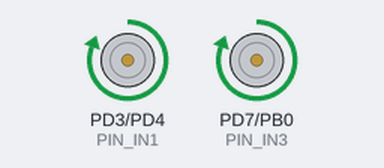
Recording of a program running on a simulated ATmega328P, built with avr-gcc and emulated at 16 MHz. Shown: motor-driver pin pairs drawn as motors (green arrow = first pin HIGH = forward, orange = second pin HIGH = backward, longer = more drive).

Above: at 1.0 s.
At 4.0 s:
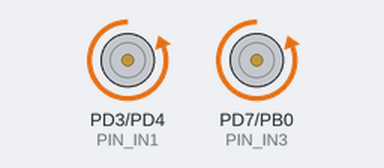
At 6.5 s:
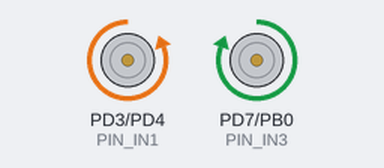
At 9.5 s:
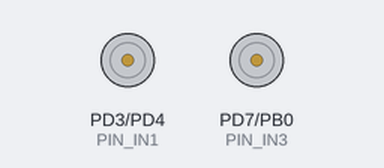
Timing chart, 0 to 13.0 s (numbered marks = the images above):
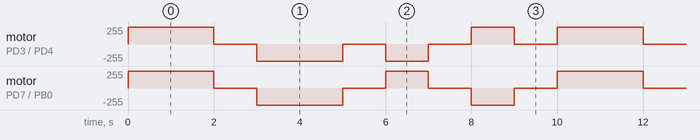

Measured:
- by itself, motor on PD3 (PIN_IN1) / PD4 (PIN_IN2): repeats every 10.0 s: stopped 1.0 s, backward 255/255 2.0 s, stopped 1.0 s, backward 255/255 1.0 s, stopped 1.0 s, forward 255/255 1.0 s, stopped 1.0 s, forward 255/255 2.0 s
- by itself, motor on PD7 (PIN_IN3) / PB0 (PIN_IN4): repeats every 10.0 s: stopped 1.0 s, backward 255/255 2.0 s, stopped 1.0 s, forward 255/255 1.0 s, stopped 1.0 s, backward 255/255 1.0 s, stopped 1.0 s, forward 255/255 2.0 s

The program:

main.c
```c
#define F_CPU 16000000UL
#include <util/delay.h>
#include "motor.h"
int main(void) {
    motor_init();
    while(1) {
        motor_forward(); _delay_ms(2000);
        motor_stop(); _delay_ms(1000);
        motor_backward(); _delay_ms(2000);
        motor_stop(); _delay_ms(1000);
        motor_turn_left(); _delay_ms(1000);
        motor_stop(); _delay_ms(1000);
        motor_turn_right(); _delay_ms(1000);
        motor_stop(); _delay_ms(1000);
    }
}
```

motor.c
```c
// Motor direction driver (L298N-style IN1-IN4 pin scheme)
// motor.c - Implementation
#include "motor.h"
#include "gpio.h"

// Pin assignments for the IN1-IN4 direction scheme
#define MOTOR_PORT_D    GPIO_PORT_D
#define MOTOR_PORT_B    GPIO_PORT_B

// Direction Pins
#define PIN_IN1         3   // PD3 (Left A)
#define PIN_IN2         4   // PD4 (Left B)
#define PIN_IN3         7   // PD7 (Right A)
#define PIN_IN4         0   // PB0 (Right B)

void motor_init(void) {
    // Configure all direction pins as OUTPUT
    gpio_set_direction(MOTOR_PORT_D, PIN_IN1, GPIO_PIN_OUTPUT);
    gpio_set_direction(MOTOR_PORT_D, PIN_IN2, GPIO_PIN_OUTPUT);
    gpio_set_direction(MOTOR_PORT_D, PIN_IN3, GPIO_PIN_OUTPUT);
    gpio_set_direction(MOTOR_PORT_B, PIN_IN4, GPIO_PIN_OUTPUT);

    // Initialize motors to STOP (Coast) state
    motor_stop();
}

void motor_forward(void) {
    // Left Motor Forward (IN1=High, IN2=Low)
    gpio_write(MOTOR_PORT_D, PIN_IN1, GPIO_PIN_HIGH);
    gpio_write(MOTOR_PORT_D, PIN_IN2, GPIO_PIN_LOW);

    // Right Motor Forward (IN3=High, IN4=Low)
    gpio_write(MOTOR_PORT_D, PIN_IN3, GPIO_PIN_HIGH);
    gpio_write(MOTOR_PORT_B, PIN_IN4, GPIO_PIN_LOW);
}

void motor_backward(void) {
    // Left Motor Backward (IN1=Low, IN2=High)
    gpio_write(MOTOR_PORT_D, PIN_IN1, GPIO_PIN_LOW);
    gpio_write(MOTOR_PORT_D, PIN_IN2, GPIO_PIN_HIGH);

    // Right Motor Backward (IN3=Low, IN4=High)
    gpio_write(MOTOR_PORT_D, PIN_IN3, GPIO_PIN_LOW);
    gpio_write(MOTOR_PORT_B, PIN_IN4, GPIO_PIN_HIGH);
}

void motor_turn_left(void) {
    // Left Motor Backward
    gpio_write(MOTOR_PORT_D, PIN_IN1, GPIO_PIN_LOW);
    gpio_write(MOTOR_PORT_D, PIN_IN2, GPIO_PIN_HIGH);

    // Right Motor Forward
    gpio_write(MOTOR_PORT_D, PIN_IN3, GPIO_PIN_HIGH);
    gpio_write(MOTOR_PORT_B, PIN_IN4, GPIO_PIN_LOW);
}

void motor_turn_right(void) {
    // Left Motor Forward
    gpio_write(MOTOR_PORT_D, PIN_IN1, GPIO_PIN_HIGH);
    gpio_write(MOTOR_PORT_D, PIN_IN2, GPIO_PIN_LOW);

    // Right Motor Backward
    gpio_write(MOTOR_PORT_D, PIN_IN3, GPIO_PIN_LOW);
    gpio_write(MOTOR_PORT_B, PIN_IN4, GPIO_PIN_HIGH);
}

void motor_stop(void) {
    // All Low (Coast)
    gpio_write(MOTOR_PORT_D, PIN_IN1, GPIO_PIN_LOW);
    gpio_write(MOTOR_PORT_D, PIN_IN2, GPIO_PIN_LOW);
    gpio_write(MOTOR_PORT_D, PIN_IN3, GPIO_PIN_LOW);
    gpio_write(MOTOR_PORT_B, PIN_IN4, GPIO_PIN_LOW);
}
```

motor.h
```c
// Motor direction driver (L298N-style IN1-IN4 pin scheme)
// motor.h - Public API for the motor driver
#ifndef MOTOR_H
#define MOTOR_H
void motor_init(void);
void motor_forward(void);
void motor_backward(void);
void motor_turn_left(void);
void motor_turn_right(void);
void motor_stop(void);
#endif
```

gpio.c
```c
#include "gpio.h"

// Helper arrays to map enum to actual registers
static volatile uint8_t* ddr_registers[] = {&DDRB, &DDRC, &DDRD};
static volatile uint8_t* port_registers[] = {&PORTB, &PORTC, &PORTD};
static volatile uint8_t* pin_registers[] = {&PINB, &PINC, &PIND};

void gpio_set_direction(GpioPort_t port, uint8_t pin_num, GpioDirection_t direction) {
    if (direction == GPIO_PIN_OUTPUT) {
        *ddr_registers[port] |= (1 << pin_num);
    } else {
        *ddr_registers[port] &= ~(1 << pin_num);
    }
}

void gpio_write(GpioPort_t port, uint8_t pin_num, GpioValue_t value) {
    // Use the PORTx register (from port_registers) to drive the pin HIGH or LOW
    if (value == GPIO_PIN_HIGH) {
        *port_registers[port] |= (1 << pin_num);   // set bit → drive pin HIGH
    } else {
        *port_registers[port] &= ~(1 << pin_num);  // clear bit → drive pin LOW
    }
    // 'port_registers' array and perform bitwise operations to set
    // the pin HIGH or LOW based on the 'value' parameter.
}

void gpio_set_pullup(GpioPort_t port, uint8_t pin_num, uint8_t enable) {
    // Enabling a pull-up is the same as writing HIGH to an input pin.
    if(enable){
        *port_registers[port] |= (1 << pin_num); // enable pull-up
    } else{
        *port_registers[port] &= ~(1 << pin_num); // disable pull-up
    }
    gpio_write(port, pin_num, enable ? GPIO_PIN_HIGH : GPIO_PIN_LOW);
}

GpioValue_t gpio_read(GpioPort_t port, uint8_t pin_num) {
    // This function use the correct register from the
    // 'pin_registers' array. Read the register's value, check if the
    // specific bit for 'pin_num' is set, and return GPIO_PIN_HIGH or GPIO_PIN_LOW.
    // =============================================================================
    // Read the current logic level of the specified pin:
    // 1. Access the correct PINx register via pin_registers[port].
    // 2. Apply a bit mask (1 << pin_num) to isolate the target pin.
    // 3. If the bit is set → return GPIO_PIN_HIGH, else → return GPIO_PIN_LOW.
    if (*pin_registers[port] & (1 << pin_num)) {
        return GPIO_PIN_HIGH;
    } else {
        return GPIO_PIN_LOW;
    }

    //            ----- Short-hand version of if-else block above -----
    // return (*pin_registers[port] & (1 << pin_num)) ? GPIO_PIN_HIGH : GPIO_PIN_LOW;
    // ------------------------------------------------------------------------------
}
```

gpio.h
```c
// Header guard to prevent multiple inclusions
#ifndef GPIO_H
#define GPIO_H

#include <avr/io.h>

// --- Type Definitions for Readability ---
typedef enum { GPIO_PORT_B, GPIO_PORT_C, GPIO_PORT_D } GpioPort_t;
typedef enum { GPIO_PIN_INPUT, GPIO_PIN_OUTPUT } GpioDirection_t;
typedef enum { GPIO_PIN_LOW, GPIO_PIN_HIGH } GpioValue_t;

// --- Function Prototypes (Public API) ---
void gpio_set_direction(GpioPort_t port, uint8_t pin_num, GpioDirection_t direction);
void gpio_set_pullup(GpioPort_t port, uint8_t pin_num, uint8_t enable);
void gpio_write(GpioPort_t port, uint8_t pin_num, GpioValue_t value);
GpioValue_t gpio_read(GpioPort_t port, uint8_t pin_num);

#endif // GPIO_H
```
